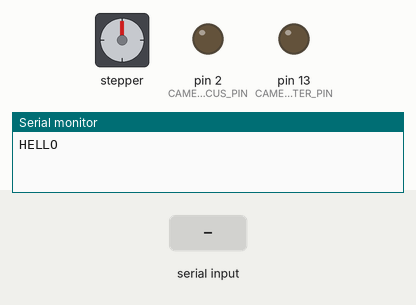
Simulated run of this sketch. Board: Arduino Uno, built with avr-gcc and run on an emulated ATmega328P. On the bench: stepper motor, output pins drawn as LEDs (lit = HIGH), the last lines printed to the serial monitor. The inputs (shaded band) are chosen by the test bench. Stepper angles assume 200 steps per turn.

Above: at 1.0 s.
1.1 s: "M,45\n" received over Serial
At 3.9 s:
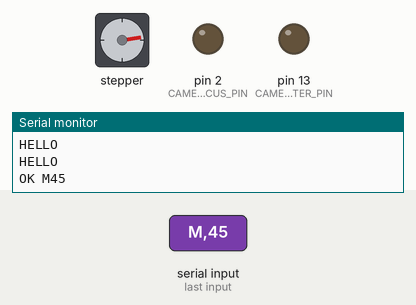
4.1 s: byte 70 ('F') received over Serial
At 4.22 s:
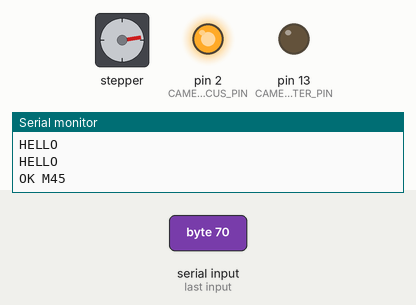
5.8 s: byte 83 ('S') received over Serial
At 5.92 s:
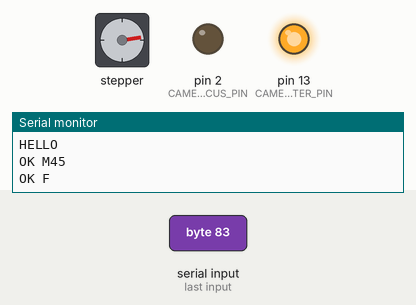
7.5 s: "M90\n" received over Serial
At 7.95 s:
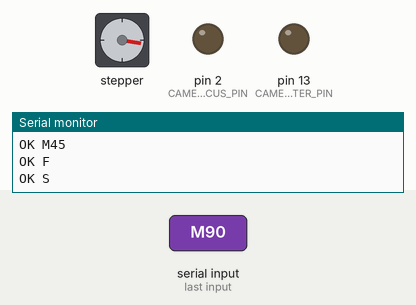
10.5 s: "F90\n" received over Serial
At 11.9 s:
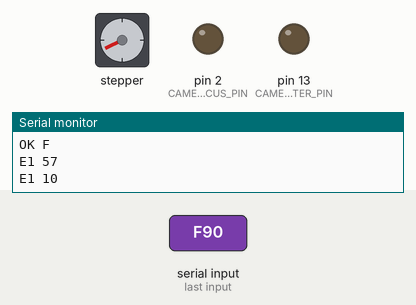
12.2 s: "S,45\n" received over Serial
At 12.32 s:
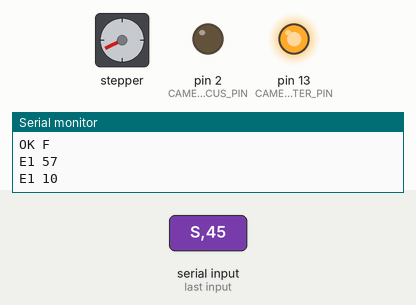
Timing chart, 0 to 14.9 s (numbered marks = the images above; inputs shaded):
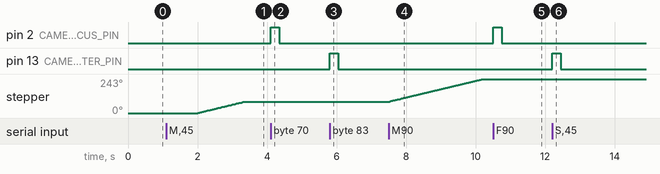

Measured:
- after the input at 1.1 s, stepper: turns 81° clockwise in 1.3 s, starting after 0.90 s
- after the input at 4.1 s, pin 2 (CAMERA_FOCUS_PIN): LOW → HIGH at once, → LOW 0.25 s later
- after the input at 5.8 s, pin 13 (CAMERA_SHUTTER_PIN): LOW → HIGH at once, → LOW 0.25 s later
- after the input at 7.5 s, stepper: keeps turning clockwise at about 60°/s, starting at once
- after the input at 10.5 s, pin 2 (CAMERA_FOCUS_PIN): LOW → HIGH at once, → LOW 0.25 s later
- after the input at 12.2 s, pin 13 (CAMERA_SHUTTER_PIN): LOW → HIGH at once, → LOW 0.25 s later

The sketch:

control_stepper_motor.ino
```cpp
/*
    Stepper motor and canera control through serial communication

    Reads the serial port for commands:
    - M<steps> to move the attached stepper motor, negative values go backwards
    - S to release the camera shutter
    - F to focus camera (camera is woken up if asleep)

    Settings:
    * Communication through USB serial at speed 115200
    * Adafruit motor shield v2.3
    * Stepper motor connected to motor shield port 2
        * Motor RPM is hard-coded to 200
        * Supports single stepping
    * Camera focus shield must support focusing by setting pin 2 up, and releasing the shutter by setting pin 13 up

*/

#include <Wire.h>
#include <Adafruit_MotorShield.h>

int CAMERA_FOCUS_PIN = 2;
int CAMERA_SHUTTER_PIN = 13;

Adafruit_MotorShield AFMS = Adafruit_MotorShield();

Adafruit_StepperMotor *stepper = AFMS.getStepper(200, 2);

long steps  = 0;

int incomingByte;
int command;

void setup_camera() {
  pinMode(CAMERA_FOCUS_PIN, OUTPUT);
  pinMode(CAMERA_SHUTTER_PIN, OUTPUT);
}

void setup() {
  setup_camera();
  AFMS.begin();
  stepper->setSpeed(10); // RPM
  Serial.begin(115200);
  while (!Serial) {
    ; // wait for serial port to connect. Needed for native USB port only
  }

  establishContact();
}

void establishContact() {
  while (Serial.available() <= 0) {
    Serial.println("HELLO");
    delay(1000);
  }
}

void read_command() {
  incomingByte = Serial.read();

  switch (incomingByte) {
    case 'M':
      steps = Serial.parseInt();
      command = incomingByte;
      break;
    case 'F':
    case 'S':
      command = incomingByte;
      break;
    default:
      command = -1;
      Serial.print("E1 ");
      Serial.println(incomingByte, DEC);
      break;

  }
  incomingByte = Serial.read();
  while (incomingByte == '\r' || incomingByte == '\n') {
    incomingByte = Serial.read();
  }
}

void motor_move() {
  if (steps != 0) {

    if (steps > 0) {
      stepper->step(steps, FORWARD, SINGLE);
    } else {
      stepper->step(-steps, BACKWARD, SINGLE);
    }
  }

  Serial.print("OK M");
  Serial.println(steps);
}

void camera_focus() {
  digitalWrite(CAMERA_FOCUS_PIN, HIGH);
  delay(250);
  digitalWrite(CAMERA_FOCUS_PIN, LOW);
  Serial.println("OK F");
}

void camera_shutter() {
  digitalWrite(CAMERA_SHUTTER_PIN, HIGH);
  delay(250);
  digitalWrite(CAMERA_SHUTTER_PIN, LOW);

  Serial.println("OK S");
}

void loop() {

  if (Serial.available() > 0) {

      read_command();

      if (command == 'M') {

        motor_move();

      } else if (command == 'F') {
        camera_focus();
      } else if (command == 'S') {
        camera_shutter();
      } else if (command != -1) {
        Serial.println("E2");
      }
  }
}
```
